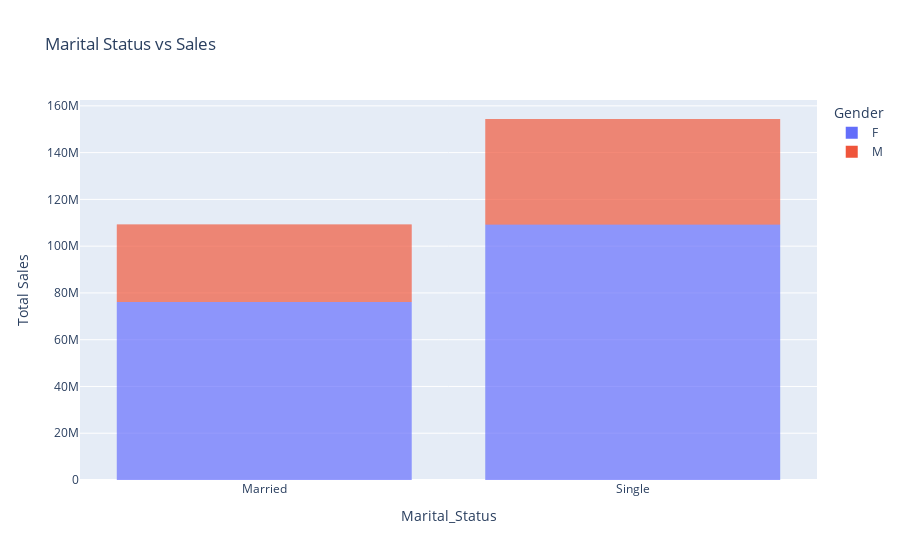

Here is the notebook cell this chart was saved with:
### Markdown cell above
From this plot, it's clear that people in the 26-35 age group are the biggest spenders followed by those in the 36-45 and 18-25 age groups. From the visualization above, we can also see that it's a normal distribution. 
It's also evident that the female gender spends more than the male in all age groups.

### Code cell
## Relationship between marital status and spending

import plotly.graph_objects as go 
fig=px.bar(diwali, x=diwali['Marital_Status'], y=diwali['Total Sales'], color='Gender', title='Marital Status vs Sales')
fig.update_traces(marker_line_width=0)

fig.show()

### Figure 1 — Plotly figure (JSON) as saved in the notebook; plotly's stock layout.template omitted (floating-point values rounded to 4 significant figures; data arrays with more than 128 entries replaced by an {"elided": "..."} marker saying what was removed)
{"data": [{"alignmentgroup": "True", "hovertemplate": "Gender=F<br>Marital_Status=%{x}<br>Total Sales=%{y}<extra></extra>", "legendgroup": "F", "marker": {"color": "#636efa", "line": {"width": 0}, "pattern": {"shape": ""}}, "name": "F", "offsetgroup": "F", "orientation": "v", "showlegend": true, "textposition": "auto", "type": "bar", "x": {"elided": "7842 str values"}, "xaxis": "x", "y": {"elided": "7842 float values"}, "yaxis": "y"}, {"alignmentgroup": "True", "hovertemplate": "Gender=M<br>Marital_Status=%{x}<br>Total Sales=%{y}<extra></extra>", "legendgroup": "M", "marker": {"color": "#EF553B", "line": {"width": 0}, "pattern": {"shape": ""}}, "name": "M", "offsetgroup": "M", "orientation": "v", "showlegend": true, "textposition": "auto", "type": "bar", "x": {"elided": "3409 str values"}, "xaxis": "x", "y": {"elided": "3409 int values"}, "yaxis": "y"}], "layout": {"autosize": true, "barmode": "relative", "legend": {"title": {"text": "Gender"}, "tracegroupgap": 0}, "title": {"text": "Marital Status vs Sales"}, "xaxis": {"anchor": "y", "autorange": true, "domain": [0, 1], "range": [-0.5, 1.5], "title": {"text": "Marital_Status"}, "type": "category"}, "yaxis": {"anchor": "x", "autorange": true, "domain": [0, 1], "range": [0, 162500000.0], "title": {"text": "Total Sales"}, "type": "linear"}}}
